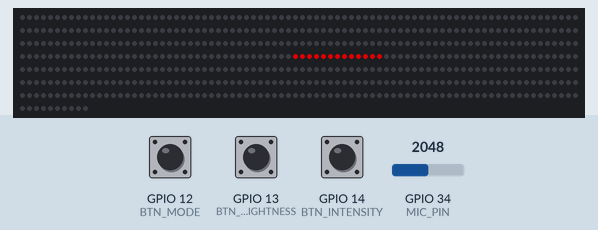
The sketch below on a simulated ESP32. Parts: 570 RGB LEDs in strip order, left to right, continuing on the next row. The inputs (shaded band) are chosen by the test bench; at power-on: GPIO 34 (MIC_PIN) = 2048, GPIO 12 (BTN_MODE) HIGH, GPIO 14 (BTN_INTENSITY) HIGH, GPIO 13 (BTN_BRIGHTNESS) HIGH. Dim RGB values are drawn brighter than linear; random numbers use the default seed unless the sketch sets one.

Above: at 1.2 s.
1.3 s: GPIO 34 (MIC_PIN) set to 289
2.8 s: GPIO 34 (MIC_PIN) set to 264
5.7 s: GPIO 12 (BTN_MODE) pulled LOW for 3.2 s
At 7.13 s:
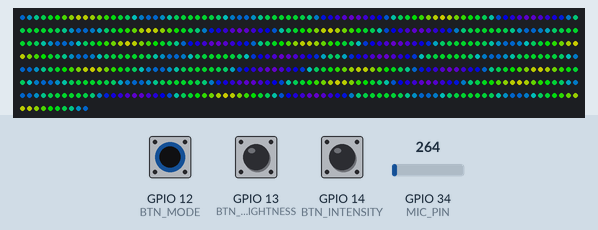
10.4 s: GPIO 14 (BTN_INTENSITY) pulled LOW for 0.15 s
11.1 s: GPIO 12 (BTN_MODE) pulled LOW for 0.15 s
At 11.24 s:
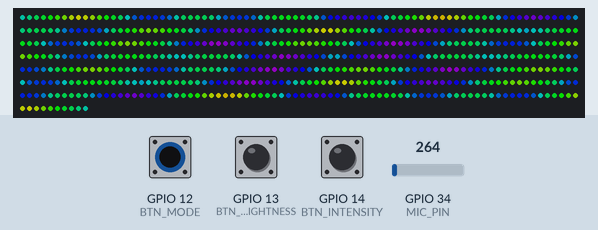
11.8 s: GPIO 13 (BTN_BRIGHTNESS) pulled LOW for 0.15 s
At 11.9 s:
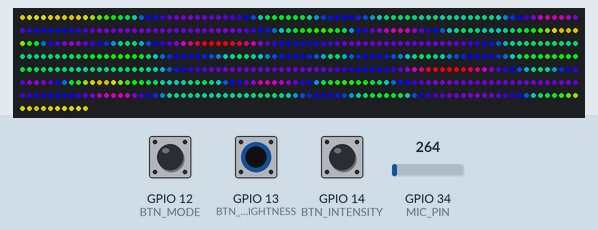
At 12.32 s:
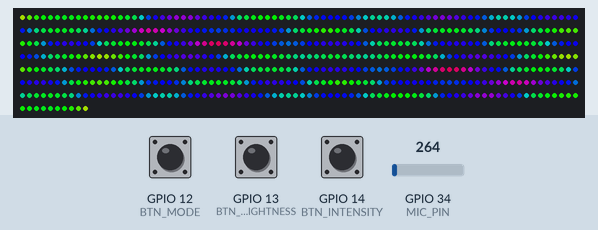

The sketch:

led-backdrop.ino
```cpp
#include <FastLED.h>
#include <arduinoFFT.h>

// --- LED CONFIGURATION ---
#define LED_PIN       5       // ESP32 pin connected to Data In of WS2812B
#define NUM_LEDS      570     // Total number of LEDs
#define LED_TYPE      WS2812B
#define COLOR_ORDER   GRB
CRGB leds[NUM_LEDS];

// --- MICROPHONE CONFIGURATION (MAX9814) ---
#define MIC_PIN       34      // Analog pin for MAX9814 Audio Out (ADC1 on ESP32)

// --- BUTTON PINS ---
#define BTN_MODE        12
#define BTN_BRIGHTNESS  13
#define BTN_INTENSITY   14

// --- FFT CONFIGURATION ---
#define SAMPLES       256             // Must be a power of 2
#define SAMPLING_FREQ 10000           // Hz, must be at least 2x highest expected frequency
unsigned int sampling_period_us;
unsigned long microseconds;
double vReal[SAMPLES];
double vImag[SAMPLES];
arduinoFFT FFT = arduinoFFT(vReal, vImag, SAMPLES, SAMPLING_FREQ);

// --- SYSTEM VARIABLES ---
int currentMode = 0;                  // 8 Modes (0 to 7)
int brightnessLevels[] = {50, 100, 150, 200, 255};
int currentBrightnessIdx = 2;         // Default medium brightness (150)
float intensitySpread = 1.0;          // Multiplier for effect spread
int intensityState = 0;

// Button debounce variables
unsigned long lastDebounceTime = 0;
unsigned long debounceDelay = 200;

void setup() {
  Serial.begin(115200);

  // Initialize FastLED
  FastLED.addLeds<LED_TYPE, LED_PIN, COLOR_ORDER>(leds, NUM_LEDS).setCorrection(TypicalLEDStrip);
  FastLED.setBrightness(brightnessLevels[currentBrightnessIdx]);

  // Initialize Buttons
  pinMode(BTN_MODE, INPUT_PULLUP);
  pinMode(BTN_BRIGHTNESS, INPUT_PULLUP);
  pinMode(BTN_INTENSITY, INPUT_PULLUP);

  sampling_period_us = round(1000000 * (1.0 / SAMPLING_FREQ));

  // Startup Animation (Wipe clear)
  fill_solid(leds, NUM_LEDS, CRGB::Black);
  FastLED.show();
}

void loop() {
  handleButtons();

  // --- AUDIO SAMPLING (MAX9814) ---
  for (int i = 0; i < SAMPLES; i++) {
    microseconds = micros();
    vReal[i] = analogRead(MIC_PIN); // Read analog value from AGC mic
    vImag[i] = 0;
    while (micros() - microseconds < sampling_period_us) {
      // empty loop to maintain sampling frequency
    }
  }

  // --- FFT PROCESSING ---
  FFT.Windowing(FFT_WIN_TYP_HAMMING, FFT_FORWARD);
  FFT.Compute(FFT_FORWARD);
  FFT.ComplexToMagnitude();

  // Calculate Bass, Mid, Treble averages from FFT bins
  int bass = 0;
  for (int i = 2; i < 10; i++) bass += vReal[i];
  bass = bass / 8; // Average bass magnitude

  // Apply Intensity Spread multiplier
  int reactiveValue = constrain((bass * intensitySpread) / 10, 0, NUM_LEDS / 2);

  // --- RENDER MODES ---
  switch(currentMode) {
    case 0: modeCenterOut(reactiveValue); break;         // Mode 1: Classic VU
    case 1: modeHeartbeat(reactiveValue); break;         // Mode 2: Signature Heartbeat (Your Hero effect!)
    case 2: modeRainbowPulse(reactiveValue); break;      // Mode 3: Rainbow Bass
    case 3: modeShootingStars(reactiveValue); break;     // Mode 4: Shooting Stars
    case 4: modeBassFlash(reactiveValue); break;         // Mode 5: Full Bass Flash
    case 5: modeColorWipe(reactiveValue); break;         // Mode 6: Audio Wipe
    case 6: modeMirrorPlasma(reactiveValue); break;      // Mode 7: Plasma Mirror
    case 7: modeFireReactive(reactiveValue); break;      // Mode 8: Audio Fire
  }

  FastLED.show();
}

// ==========================================
// BUTTON HANDLING (Mode, Brightness, Intensity)
// ==========================================
void handleButtons() {
  if (millis() - lastDebounceTime > debounceDelay) {
    // Mode Change
    if (digitalRead(BTN_MODE) == LOW) {
      currentMode++;
      if (currentMode > 7) currentMode = 0;
      fill_solid(leds, NUM_LEDS, CRGB::Black); // Clear strip on change
      lastDebounceTime = millis();
    }
    // Brightness Change
    if (digitalRead(BTN_BRIGHTNESS) == LOW) {
      currentBrightnessIdx++;
      if (currentBrightnessIdx > 4) currentBrightnessIdx = 0;
      FastLED.setBrightness(brightnessLevels[currentBrightnessIdx]);
      lastDebounceTime = millis();
    }
    // Intensity/Spread Change
    if (digitalRead(BTN_INTENSITY) == LOW) {
      intensityState++;
      if (intensityState > 2) intensityState = 0;

      if (intensityState == 0) intensitySpread = 0.8;       // Low spread
      else if (intensityState == 1) intensitySpread = 1.2;  // Normal spread
      else if (intensityState == 2) intensitySpread = 1.8;  // High/Wide spread
      lastDebounceTime = millis();
    }
  }
}

// ==========================================
// LED EFFECTS (8 MODES)
// ==========================================

// Mode 0: Center Out VU Meter
void modeCenterOut(int audioPeak) {
  fadeToBlackBy(leds, NUM_LEDS, 40); // Smooth fade trail
  int center = NUM_LEDS / 2;
  for (int i = 0; i < audioPeak; i++) {
    CRGB color = CHSV(i * (255 / (NUM_LEDS/2)), 255, 255);
    if(center + i < NUM_LEDS) leds[center + i] = color;
    if(center - i >= 0) leds[center - i] = color;
  }
}

// Mode 1: The Signature "Heartbeat" Effect ❤️
void modeHeartbeat(int audioPeak) {
  fadeToBlackBy(leds, NUM_LEDS, 60); // Fast fade for heartbeat pulse
  int center = NUM_LEDS / 2;
  CRGB heartColor = CRGB::Red;
  if (audioPeak > (NUM_LEDS/2)*0.8) heartColor = CRGB::HotPink; // Changes color on heavy bass

  for (int i = 0; i < audioPeak; i++) {
    if(center + i < NUM_LEDS) leds[center + i] = heartColor;
    if(center - i >= 0) leds[center - i] = heartColor;
  }
}

// Mode 2: Rainbow Pulse
void modeRainbowPulse(int audioPeak) {
  static uint8_t hue = 0;
  hue++;
  if (audioPeak > 10) {
    fill_solid(leds, NUM_LEDS, CHSV(hue, 255, audioPeak * 2));
  } else {
    fadeToBlackBy(leds, NUM_LEDS, 20);
  }
}

// Mode 3: Shooting Stars
void modeShootingStars(int audioPeak) {
  fadeToBlackBy(leds, NUM_LEDS, 20);
  if (audioPeak > 30) {
    int pos = random16(NUM_LEDS);
    leds[pos] += CRGB::White;
  }
}

// Mode 4: Bass Flash
void modeBassFlash(int audioPeak) {
  if (audioPeak > (NUM_LEDS/4)) {
    fill_solid(leds, NUM_LEDS, CRGB::White);
  } else {
    fadeToBlackBy(leds, NUM_LEDS, 50);
  }
}

// Mode 5: Audio Wipe
void modeColorWipe(int audioPeak) {
  static uint8_t hue = 0;
  fadeToBlackBy(leds, NUM_LEDS, 10);
  for (int i = 0; i < audioPeak * 2 && i < NUM_LEDS; i++) {
    leds[i] = CHSV(hue + (i*2), 255, 255);
  }
  hue += 2;
}

// Mode 6: Mirror Plasma
void modeMirrorPlasma(int audioPeak) {
  static uint16_t x = 0;
  x += audioPeak * 10; // Speed depends on audio
  for (int i = 0; i < NUM_LEDS / 2; i++) {
    uint8_t noise = inoise8(i * 20, x);
    CRGB color = CHSV(noise, 255, 255);
    leds[(NUM_LEDS/2) + i] = color;
    leds[(NUM_LEDS/2) - i - 1] = color;
  }
}

// Mode 7: Audio Fire
void modeFireReactive(int audioPeak) {
  fadeToBlackBy(leds, NUM_LEDS, 40);
  int fireSpread = map(audioPeak, 0, NUM_LEDS/2, 0, NUM_LEDS);
  for (int i = 0; i < fireSpread; i++) {
    leds[i] = HeatColor(qsub8(255, (255 * i) / fireSpread));
  }
}
```

Measured:
- after the input at 5.7 s, the LEDs: change after 1.3 s (image 1)
